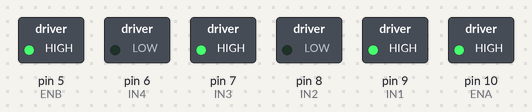
Recording of a sketch running on a simulated Arduino Uno, built with avr-gcc and run on an emulated ATmega328P. Parts: switched loads named in the sketch (green lamp = pin HIGH).

Above: at 0.1 s.
Timing chart, 0 to 1.6 s (numbered marks = the images above):
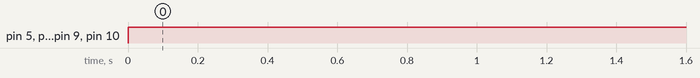

Measured:
- by itself, pin 5 (ENB), pin 7 (IN3), pin 9 (IN1), pin 10 (ENA): LOW → HIGH at 0.00 s

The sketch:

Clase1_motores.ino
```cpp
   // toto lo que esta con doble barra diagonal o entre /* y */ se llaman comentarios y no se ejecutan como codigo

/* Lo de abajo se llamasn variables, las variables tienen un tipo de dato,
 *  ej: el int quiere decir que es un numero entrero
 *  luego viene el nombre de la variable = valor de la variable
 *  en este caso estas variables definen los pines que comunican la placa arduino con el driver que maneja los motores
*/

int ENA = 10;      // ENA de L298N a pin digital 5  en quiere decir enable o habilitado y A es el lado
//derecho
int IN1 = 9;      // IN1 de L298N a pin digital
int IN2 = 8;      // IN2 de L298N a pin digital
//izquierdo
int IN3 = 7;      // IN2 de L298N a pin digital
int IN4 = 6;      // IN3 de L298N a pin digital

int ENB = 5;      // ENb de L298N a pin digital

// Esta parte del codigo se ejecuta una sola vez
void setup() {
  // estas son deficiniones necesarias para que funcione el codigo
  pinMode(ENA, OUTPUT);   // ENA como salida
  pinMode(ENB, OUTPUT);   // ENB como salida
  pinMode(IN1, OUTPUT);   // IN1 como salida
  pinMode(IN2, OUTPUT);   // IN2 como salida
  pinMode(IN3, OUTPUT);   // IN3 como salida
  pinMode(IN4, OUTPUT);   // IN4 como salida
}


// Esta parte del codigo se ejecuta en loop es decir que se ejecuta y se vuelve a ejecutar
void loop() {


  analogWrite(ENA, 255);  // En quiere decir enable del lado a en este caso y despues de la , define la velocidad que va desde 0 a 255
  analogWrite(ENB, 255);  // ENB define el lado B


  // define el lado hacia el que gira el lado A
  digitalWrite(IN1,HIGH);
  digitalWrite(IN2,LOW);

  // define el lado hacia el que gira el lado B
  digitalWrite(IN3,HIGH);
  digitalWrite(IN4,LOW);
}
```
